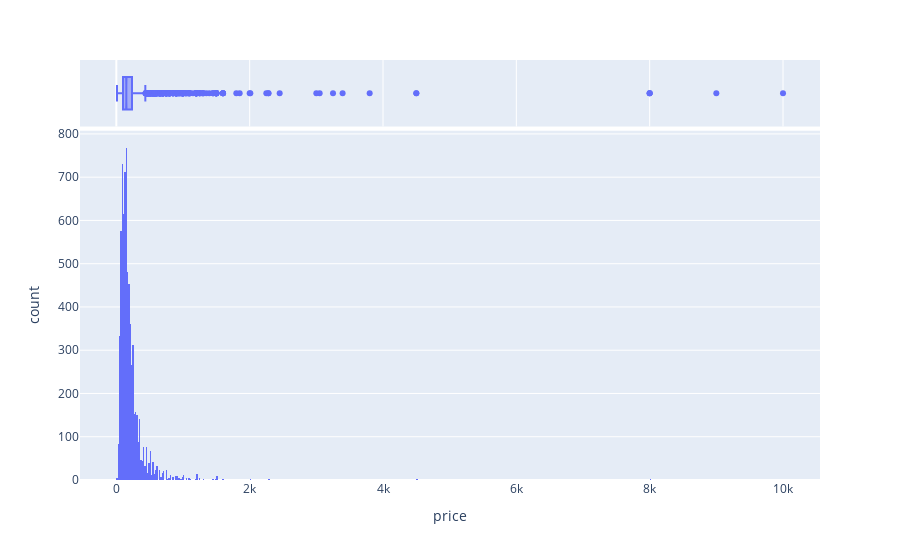

Notebook source saved alongside this figure:
### Code cell
px.histogram(df, x='price', marginal='box')

### Figure 1 — Plotly figure (JSON) as saved in the notebook; plotly's stock layout.template omitted (floating-point values rounded to 4 significant figures; data arrays with more than 128 entries replaced by an {"elided": "..."} marker saying what was removed)
{"data": [{"alignmentgroup": "True", "bingroup": "x", "hovertemplate": "price=%{x}<br>count=%{y}<extra></extra>", "legendgroup": "", "marker": {"color": "#636efa", "pattern": {"shape": ""}}, "name": "", "offsetgroup": "", "orientation": "v", "showlegend": false, "type": "histogram", "x": {"elided": "7146 int values"}, "xaxis": "x", "yaxis": "y"}, {"alignmentgroup": "True", "hovertemplate": "price=%{x}<extra></extra>", "legendgroup": "", "marker": {"color": "#636efa"}, "name": "", "notched": true, "offsetgroup": "", "showlegend": false, "type": "box", "x": {"elided": "7146 int values"}, "xaxis": "x2", "yaxis": "y2"}], "layout": {"barmode": "relative", "legend": {"tracegroupgap": 0}, "margin": {"t": 60}, "xaxis": {"anchor": "y", "domain": [0, 1], "title": {"text": "price"}}, "xaxis2": {"anchor": "y2", "domain": [0, 1], "matches": "x", "showgrid": true, "showticklabels": false}, "yaxis": {"anchor": "x", "domain": [0, 0.8316], "title": {"text": "count"}}, "yaxis2": {"anchor": "x2", "domain": [0.8416, 1], "matches": "y2", "showgrid": false, "showline": false, "showticklabels": false, "ticks": ""}}}
